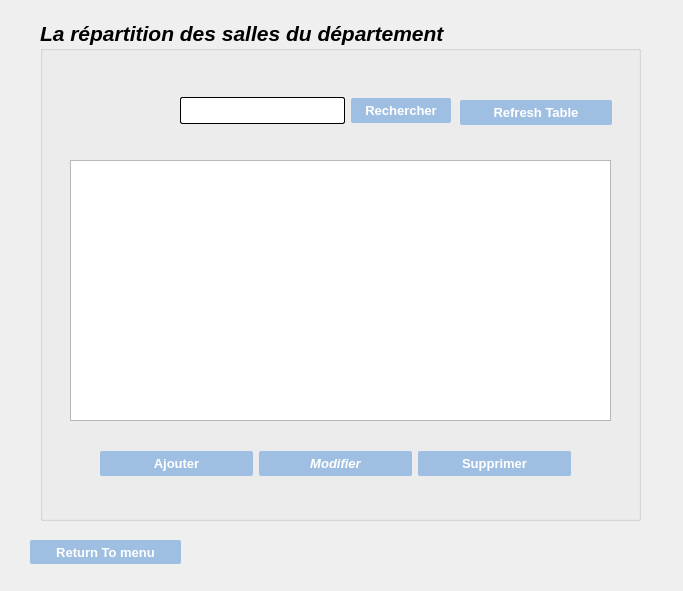
<?xml version="1.0" encoding="UTF-8"?>
<ui version="4.0">
 <class>Coordinateur</class>
 <widget class="QDialog" name="Coordinateur">
  <property name="geometry">
   <rect>
    <x>0</x>
    <y>0</y>
    <width>683</width>
    <height>591</height>
   </rect>
  </property>
  <property name="windowTitle">
   <string>Dialog</string>
  </property>
  <widget class="QPushButton" name="ReturnMenu">
   <property name="geometry">
    <rect>
     <x>30</x>
     <y>540</y>
     <width>151</width>
     <height>24</height>
    </rect>
   </property>
   <property name="font">
    <font>
     <pointsize>-1</pointsize>
     <bold>true</bold>
    </font>
   </property>
   <property name="styleSheet">
    <string notr="true">QPushButton{
color: #ffffff;
border-radius:2px;
background-color: rgb(159, 191, 226);
height: 25px;
font-size:13px;
}
QPushButton:hover:!pressed
{
	background-color: rgb(179, 216, 255);
}
QPushButton:pressed
{
              transition: 0.9s; 
}</string>
   </property>
   <property name="text">
    <string>Return To menu</string>
   </property>
  </widget>
  <widget class="QGroupBox" name="groupBox">
   <property name="geometry">
    <rect>
     <x>40</x>
     <y>20</y>
     <width>601</width>
     <height>501</height>
    </rect>
   </property>
   <property name="font">
    <font>
     <pointsize>16</pointsize>
     <italic>true</italic>
     <bold>true</bold>
    </font>
   </property>
   <property name="title">
    <string>La répartition des salles du département</string>
   </property>
   <widget class="QTableView" name="SalleTable">
    <property name="geometry">
     <rect>
      <x>30</x>
      <y>140</y>
      <width>541</width>
      <height>261</height>
     </rect>
    </property>
    <property name="font">
     <font>
      <pointsize>10</pointsize>
      <italic>false</italic>
      <bold>false</bold>
     </font>
    </property>
   </widget>
   <widget class="QWidget" name="layoutWidget">
    <property name="geometry">
     <rect>
      <x>60</x>
      <y>430</y>
      <width>471</width>
      <height>27</height>
     </rect>
    </property>
    <layout class="QHBoxLayout" name="horizontalLayout">
     <item>
      <widget class="QPushButton" name="AddButton">
       <property name="font">
        <font>
         <pointsize>-1</pointsize>
         <italic>false</italic>
         <bold>true</bold>
        </font>
       </property>
       <property name="styleSheet">
        <string notr="true">QPushButton{
color: #ffffff;
border-radius:2px;
background-color: rgb(159, 191, 226);
height: 25px;
font-size:13px;
}
QPushButton:hover:!pressed
{
	background-color: rgb(179, 216, 255);
}
QPushButton:pressed
{
              transition: 0.9s; 
}</string>
       </property>
       <property name="text">
        <string>Ajouter</string>
       </property>
      </widget>
     </item>
     <item>
      <widget class="QPushButton" name="EditButton">
       <property name="font">
        <font>
         <pointsize>-1</pointsize>
         <bold>true</bold>
        </font>
       </property>
       <property name="styleSheet">
        <string notr="true">QPushButton{
color: #ffffff;
border-radius:2px;
background-color: rgb(159, 191, 226);
height: 25px;
font-size:13px;
}
QPushButton:hover:!pressed
{
	background-color: rgb(179, 216, 255);
}
QPushButton:pressed
{
              transition: 0.9s; 
}</string>
       </property>
       <property name="text">
        <string>Modifier</string>
       </property>
      </widget>
     </item>
     <item>
      <widget class="QPushButton" name="DeleteButton">
       <property name="font">
        <font>
         <pointsize>-1</pointsize>
         <italic>false</italic>
         <bold>true</bold>
        </font>
       </property>
       <property name="styleSheet">
        <string notr="true">QPushButton{
color: #ffffff;
border-radius:2px;
background-color: rgb(159, 191, 226);
height: 25px;
font-size:13px;
}
QPushButton:hover:!pressed
{
	background-color: rgb(179, 216, 255);
}
QPushButton:pressed
{
              transition: 0.9s; 
}</string>
       </property>
       <property name="text">
        <string>Supprimer</string>
       </property>
      </widget>
     </item>
    </layout>
   </widget>
   <widget class="QWidget" name="layoutWidget_2">
    <property name="geometry">
     <rect>
      <x>140</x>
      <y>70</y>
      <width>271</width>
      <height>41</height>
     </rect>
    </property>
    <layout class="QHBoxLayout" name="horizontalLayout_2">
     <item>
      <widget class="QLineEdit" name="SearchValue">
       <property name="font">
        <font>
         <pointsize>10</pointsize>
         <italic>false</italic>
         <bold>false</bold>
        </font>
       </property>
       <property name="styleSheet">
        <string notr="true">QLineEdit{
	background-color: rgb(255, 255, 255);
	 border: 1px  solid;
     border-radius: 2px;
height: 25px;
}</string>
       </property>
      </widget>
     </item>
     <item>
      <widget class="QPushButton" name="SearchButton">
       <property name="font">
        <font>
         <pointsize>-1</pointsize>
         <italic>false</italic>
         <bold>true</bold>
        </font>
       </property>
       <property name="styleSheet">
        <string notr="true">QPushButton{
color: #ffffff;
border-radius:2px;
background-color: rgb(159, 191, 226);
height: 25px;
width: 100px;
font-size:13px;
}
QPushButton:hover:!pressed
{
	background-color: rgb(179, 216, 255);
}
QPushButton:pressed
{
              transition: 0.9s; 
}</string>
       </property>
       <property name="text">
        <string>Rechercher</string>
       </property>
      </widget>
     </item>
    </layout>
   </widget>
   <widget class="QPushButton" name="RefreshTable">
    <property name="geometry">
     <rect>
      <x>420</x>
      <y>80</y>
      <width>152</width>
      <height>25</height>
     </rect>
    </property>
    <property name="font">
     <font>
      <pointsize>-1</pointsize>
      <italic>false</italic>
      <bold>true</bold>
     </font>
    </property>
    <property name="styleSheet">
     <string notr="true">QPushButton{
color: #ffffff;
border-radius:2px;
background-color: rgb(159, 191, 226);
height: 25px;
font-size:13px;
}
QPushButton:hover:!pressed
{
	background-color: rgb(179, 216, 255);
}
QPushButton:pressed
{
              transition: 0.9s; 
}</string>
    </property>
    <property name="text">
     <string>Refresh Table</string>
    </property>
   </widget>
  </widget>
 </widget>
 <resources/>
 <connections/>
</ui>
